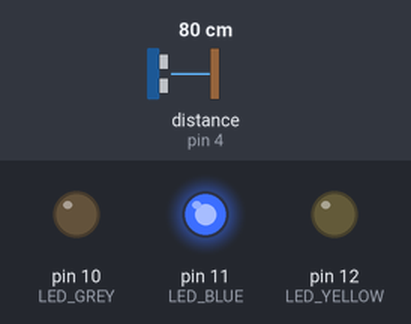
Bench run of a sketch on a simulated Arduino Uno, built with avr-gcc and run on an emulated ATmega328P. On the bench: output pins drawn as LEDs (lit = HIGH). Inputs (shaded band) come from the test bench; at power-on: distance to the obstacle (sensor on pin 4) 80 cm. The echo pulse lasts 58.3 µs per cm.

Above: at 1.3 s.
1.4 s: distance to the obstacle (sensor on pin 4) set to 63 cm
2.9 s: distance to the obstacle (sensor on pin 4) set to 56 cm
At 4.0 s:
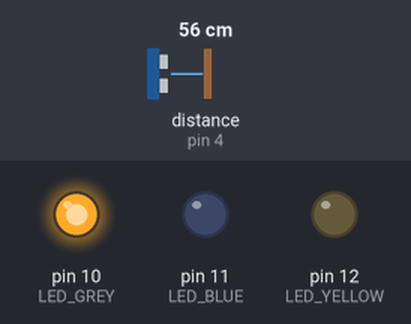
4.5 s: distance to the obstacle (sensor on pin 4) set to 120 cm
At 5.7 s:
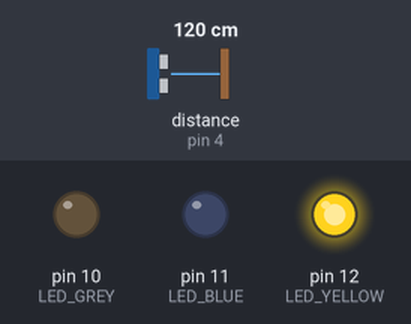
6.0 s: distance to the obstacle (sensor on pin 4) set to 114 cm
At 6.4 s:
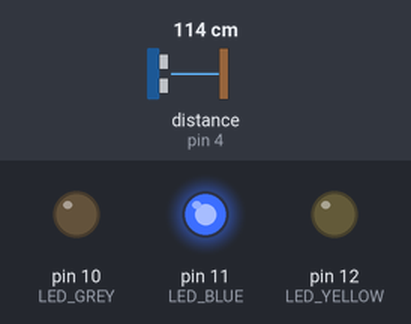
7.5 s: distance to the obstacle (sensor on pin 4) set to 2 cm
At 8.2 s:
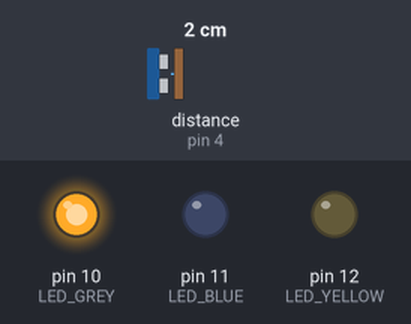
Timing chart, 0 to 10.0 s (numbered marks = the images above; inputs shaded):
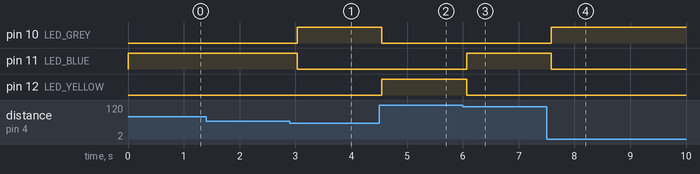

The sketch:

ultrasonic_sensor_WIL.ino
```cpp
#include <Ultrasonic.h>

// Pinos do sensor
#define TRIGGER_PIN 3
#define ECHO_PIN 4

// LEDs
#define LED_YELLOW 12
#define LED_BLUE 11
#define LED_GREY 10

// Criação do objeto do sensor
Ultrasonic ultrasonic(TRIGGER_PIN, ECHO_PIN);

void setup() {
  pinMode(LED_YELLOW, OUTPUT);
  pinMode(LED_BLUE, OUTPUT);
  pinMode(LED_GREY, OUTPUT);
}

void lightHigh(bool yellow, bool blue, bool grey) {
  digitalWrite(LED_YELLOW, yellow);
  digitalWrite(LED_BLUE, blue);
  digitalWrite(LED_GREY, grey);
}

void loop() {

  // Leitura da distância em centímetros
  float distancia = ultrasonic.read();

  if (distancia > 117)
    lightHigh(HIGH, LOW, LOW);
  else if (distancia > 60)
    lightHigh(LOW, HIGH, LOW);
  else
    lightHigh(LOW, LOW, HIGH);

  delay(500);
}
```

Measured:
- the behaviour switches between 61 and 60 cm on distance to the obstacle (sensor on pin 4) (found by bisection; images 0 and 1)
- the behaviour switches between 118 and 117 cm on distance to the obstacle (sensor on pin 4) (found by bisection; images 2 and 3)
- after the input at 1.4 s, every drawn part: stays the same
- after the input at 2.9 s, pin 10 (LED_GREY): LOW → HIGH after 0.13 s; pin 11 (LED_BLUE): HIGH → LOW after 0.13 s
- after the input at 4.5 s, pin 10 (LED_GREY): HIGH → LOW after 0.05 s; pin 12 (LED_YELLOW): LOW → HIGH after 0.05 s
- after the input at 6.0 s, pin 11 (LED_BLUE): LOW → HIGH after 0.07 s; pin 12 (LED_YELLOW): HIGH → LOW after 0.07 s
- after the input at 7.5 s, pin 10 (LED_GREY): LOW → HIGH after 0.09 s; pin 11 (LED_BLUE): HIGH → LOW after 0.09 s
